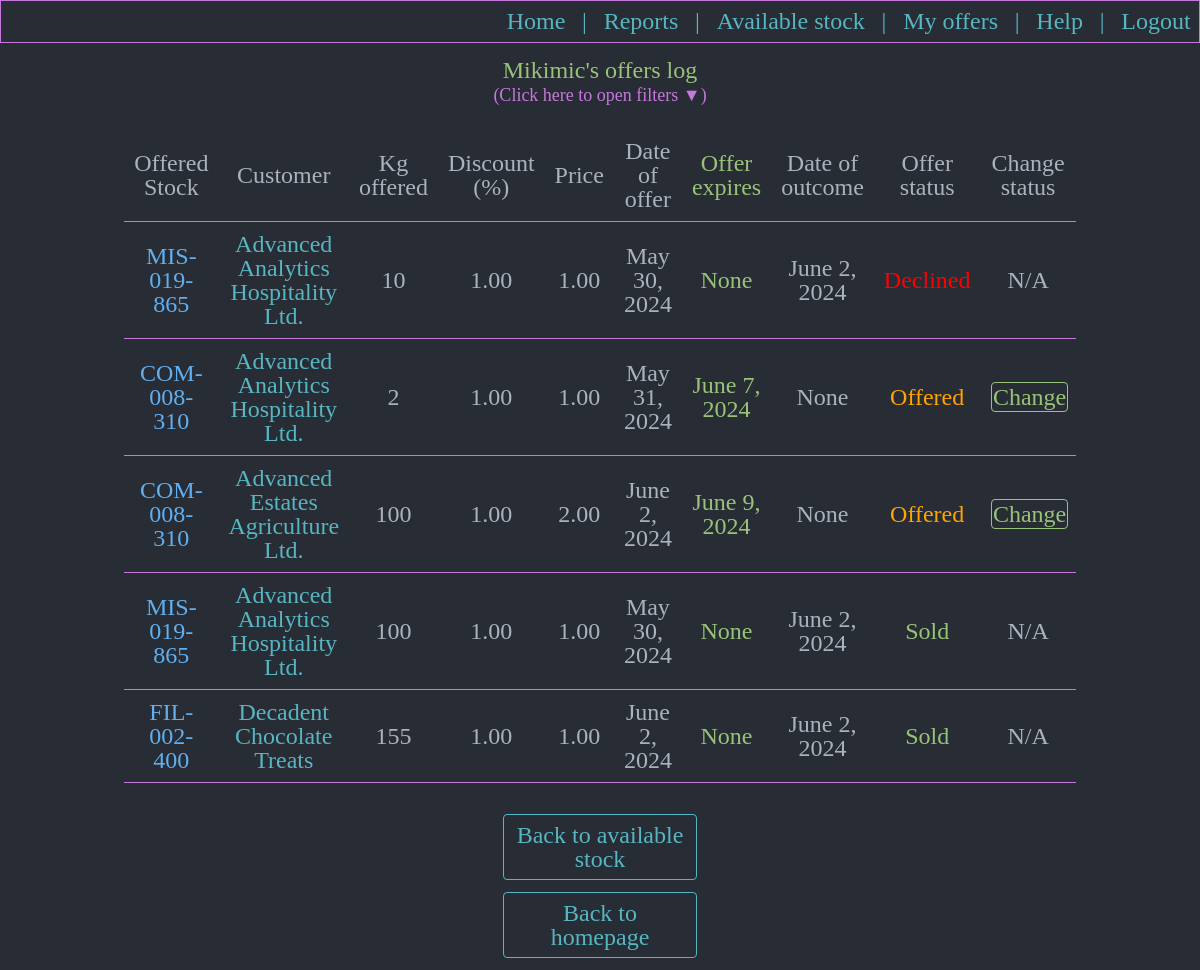
/userpendingoffers/ (signed in), run on an earlier commit of the app's database.
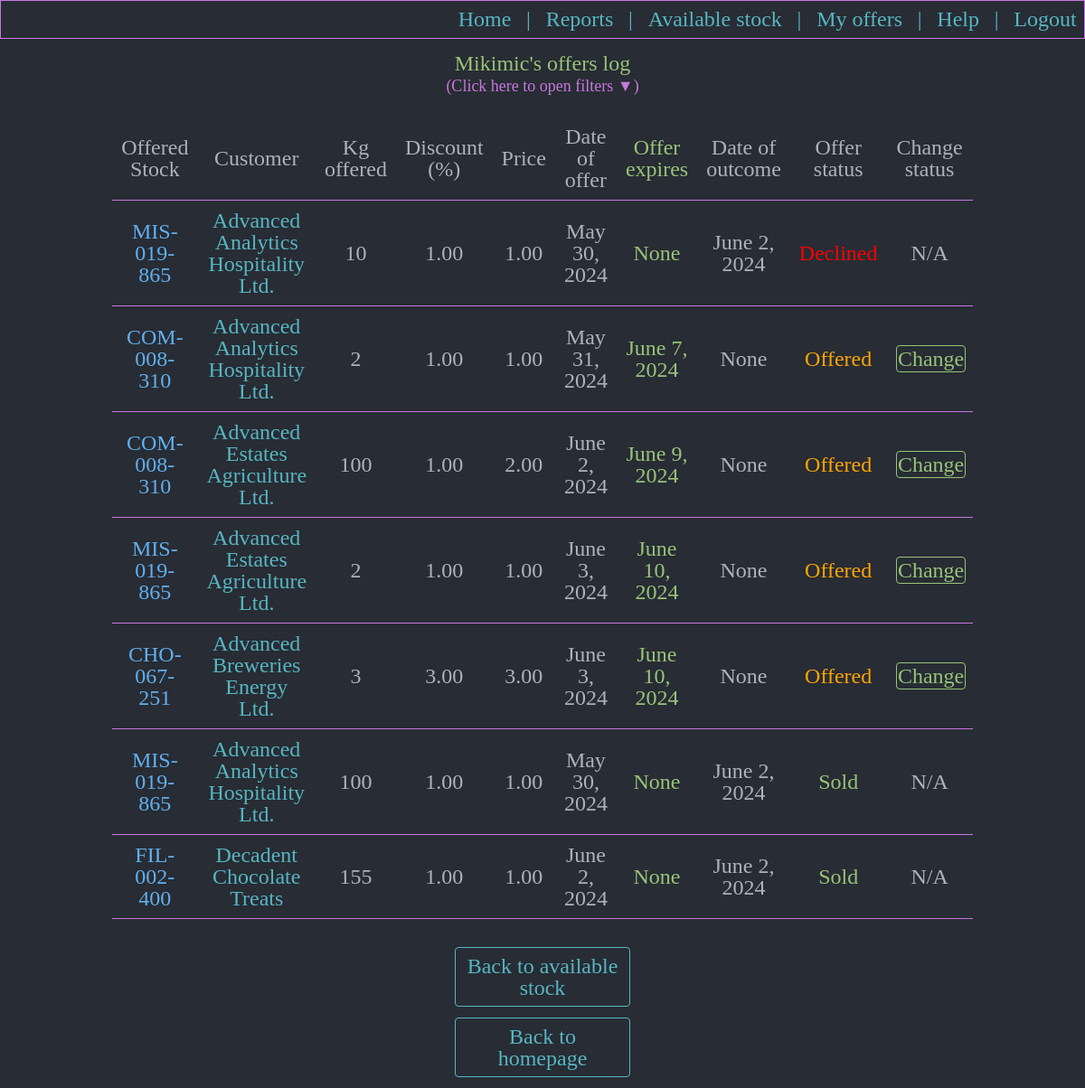
And on a later commit of the database.
### aged/models.py (models this page shows, shortened)
class OffersLog(models.Model):
    sales_rep_that_made_the_offer = models.ForeignKey(User, null=True, on_delete=models.SET_NULL)
    offered_stock = models.ForeignKey(AvailableStock, null=True, on_delete=models.SET_NULL)
    offered_product = models.ForeignKey(Products, on_delete=models.RESTRICT)
    customer_that_received_offer = models.ForeignKey(Customers, on_delete=models.RESTRICT)
    offered_sold_or_declined_quantity_kg = models.IntegerField()
    STATUS_CHOICES = ( ('Offered', 'Offered'), ('Declined', 'Declined'), ('Sold', 'Sold'), ('Offer Expired', 'Offer Expired'))
    offer_status = models.CharField(max_length=20, choices=STATUS_CHOICES)
    discount_offered_percents = models.DecimalField(max_digits=5, decimal_places=2)
    price_per_kg_offered = models.DecimalField(max_digits=7, decimal_places=2)
    date_of_offer = models.DateField()
    expiration_date_of_offer = models.DateField(null=True, blank=True)
    date_of_outcome = models.DateField(null=True, blank=True)
    stock_expired = models.BooleanField(default=False)
    class Meta:
        verbose_name_plural = 'Offers log'

class Products(models.Model):
    cod_material = models.CharField(max_length=100)
    description = models.CharField(max_length=200, null=True, blank=True)
    product_brand = models.ForeignKey(Brands, null=True, blank=True, on_delete=models.SET_NULL)
    product_material_type = models.ForeignKey(MaterialType, null=True, blank=True, on_delete=models.SET_NULL)
    class Meta:
        verbose_name_plural = 'Products'

class Customers(models.Model):
    customer_name = models.CharField(max_length=100)
    customer_number = models.IntegerField()
    salesperson_owning_account = models.ForeignKey(User, null=True, blank=True, on_delete=models.SET_NULL)
    allocated_customer_service_rep = models.ForeignKey(CustomerService, null=True, blank=True, on_delete=models.SET_NULL)
    STATUS_CHOICES = ( ('Active', 'Active'), ('Inactive', 'Inactive'), )
    customer_status = models.CharField(max_length=10, choices=STATUS_CHOICES)
    def __str__(self):
        return self.customer_name
    class Meta:
        verbose_name_plural = 'Customers'

### aged/views.py (the view)
# urls.py: path('userpendingoffers/', views.userpendingoffers, name='userpendingoffers'),
@login_required
def userpendingoffers(request):
    azi = datetime.datetime.today()
    sixtyDaysAgo = (azi - datetime.timedelta(days=60)).date()
    pending = OffersLog.objects.filter(date_of_offer__gte=sixtyDaysAgo, sales_rep_that_made_the_offer=request.user).all().order_by('offer_status')
    return render(request, 'aged/userpendingoffers.html', {'pending': pending})

### aged/templates/aged/userpendingoffers.html (shortened to what this page needs)
{% extends 'aged/base.html' %}
{% load static %}
{% block body %}
<div class="div_menu_no_border">
<p class="p_menu">{{user}}'s offers log </p>
<p class = "p_div_filter" id="p_filter_message">(Click here to open filters ▼)</p>
{% if pending|length > 0 %}
<table  cellpadding="10" cellspacing="10" class="table_stocks_and_report">
  <tr class = "tr_first_line">
    <th> Offered Stock </th>
    <th> Customer </th>
    <th> Kg offered </th>
    <th> Discount (%) </th>
    <th> Price </th>
    <th> Date of offer </th>
    <th class="table_status_sold">Offer expires</th>
    <th> Date of outcome </th>
    <th> Offer status </th>
    <th> Change status </th>
  </tr>
  {% for obj in pending %}
  {% if obj.offer_status == "Offer Expired" %}
  <tr class="OfferExpired">
  {% else %}
  <tr class="{{ obj.offer_status }}">
  {% endif %}
    <td class="table_sku">{{ obj.offered_product.cod_material }}</td>
    <td class="table_customer">{{ obj.customer_that_received_offer }}</td>
    <td>{{ obj.offered_sold_or_declined_quantity_kg }}</td>
    <td>{{ obj.discount_offered_percents }}</td>
    <td>{{ obj.price_per_kg_offered }}</td>
    <td>{{ obj.date_of_offer }}</td>
    <td class="table_status_sold">{{ obj.expiration_date_of_offer }}</td>
    <td>{{ obj.date_of_outcome }}</td>
    {% if obj.offer_status == "Offered" %}
    <td style="color:orange">{{ obj.offer_status }}</td>
      {% if obj.stock_expired == True %}
      <td style="color:red">Stock Expired</td>
      {% else %}
      <td><a class="a_menu_make_offer" href="{% url 'changeofferedstatus' offer_id=obj.id %}"> Change </a></td>
      {% endif %}
    {% elif obj.offer_status == "Sold" %}
      <td style="color:#98c379">{{ obj.offer_status }}</td>
      {% if obj.stock_expired == True %}
      <td style="color:red">Stock Expired</td>
      {% else %}
      <td>N/A</td>
      {% endif %}
    {% elif obj.offer_status == "Declined" %}
      <td style="color:red">{{ obj.offer_status }}</td>
      {% if obj.stock_expired == True %}
      <td style="color:red">Stock Expired</td>
      {% else %}
      <td>N/A</td>
      {% endif %}
    {% endif %}
  </tr>
  {% endfor %}
</table>
{% else %}
<p style="color:red">You have no activity to show!</p>
{% endif %}
<a class="a_menu" href="{% url 'userseallstock' %}">Back to available stock</a>
<a class="a_menu" href="{% url 'home' %}">Back to homepage</a>
</div>
{% endblock %}

What changed in the data, as far as the page shows it:
added OffersLog: offered_product.cod_material "MIS-019-865", customer_that_received_offer "Advanced Estates Agriculture Ltd.", offered_sold_or_declined_quantity_kg "2", discount_offered_percents "1.00", price_per_kg_offered "1.00", date_of_offer "June 3, 2024", expiration_date_of_offer "June 10, 2024", date_of_outcome "None", offer_status "Offered", stock_expired "Change"
added OffersLog: offered_product.cod_material "CHO-067-251", customer_that_received_offer "Advanced Breweries Energy Ltd.", offered_sold_or_declined_quantity_kg "3", discount_offered_percents "3.00", price_per_kg_offered "3.00", date_of_offer "June 3, 2024", expiration_date_of_offer "June 10, 2024", date_of_outcome "None", offer_status "Offered", stock_expired "Change"
